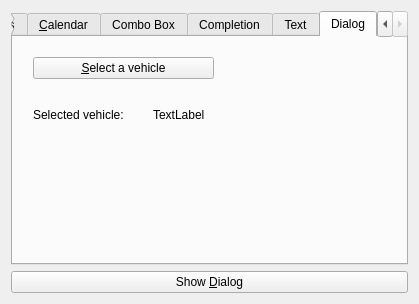
<?xml version="1.0" encoding="UTF-8"?>
<ui version="4.0">
 <class>MainWindow</class>
 <widget class="QMainWindow" name="MainWindow">
  <property name="geometry">
   <rect>
    <x>0</x>
    <y>0</y>
    <width>419</width>
    <height>304</height>
   </rect>
  </property>
  <property name="windowTitle">
   <string>MainWindow</string>
  </property>
  <widget class="QWidget" name="centralWidget">
   <layout class="QVBoxLayout" name="verticalLayout_3">
    <item>
     <widget class="QTabWidget" name="tabWidget">
      <property name="autoFillBackground">
       <bool>false</bool>
      </property>
      <property name="tabPosition">
       <enum>QTabWidget::North</enum>
      </property>
      <property name="tabShape">
       <enum>QTabWidget::Rounded</enum>
      </property>
      <property name="currentIndex">
       <number>5</number>
      </property>
      <widget class="QWidget" name="tab">
       <property name="sizePolicy">
        <sizepolicy hsizetype="MinimumExpanding" vsizetype="MinimumExpanding">
         <horstretch>0</horstretch>
         <verstretch>0</verstretch>
        </sizepolicy>
       </property>
       <property name="minimumSize">
        <size>
         <width>0</width>
         <height>0</height>
        </size>
       </property>
       <attribute name="title">
        <string>&amp;Auto-Slots</string>
       </attribute>
       <layout class="QHBoxLayout" name="horizontalLayout_2">
        <item>
         <layout class="QVBoxLayout" name="widgetsVBox_3">
          <item>
           <layout class="QVBoxLayout" name="verticalLayout_2">
            <item>
             <spacer name="horizontalSpacer_5">
              <property name="orientation">
               <enum>Qt::Horizontal</enum>
              </property>
              <property name="sizeHint" stdset="0">
               <size>
                <width>40</width>
                <height>20</height>
               </size>
              </property>
             </spacer>
            </item>
            <item>
             <widget class="QSlider" name="horizontalSlider">
              <property name="orientation">
               <enum>Qt::Horizontal</enum>
              </property>
             </widget>
            </item>
            <item>
             <widget class="QProgressBar" name="progressBar">
              <property name="value">
               <number>24</number>
              </property>
             </widget>
            </item>
           </layout>
          </item>
          <item>
           <spacer name="horizontalSpacer_6">
            <property name="orientation">
             <enum>Qt::Horizontal</enum>
            </property>
            <property name="sizeHint" stdset="0">
             <size>
              <width>40</width>
              <height>20</height>
             </size>
            </property>
           </spacer>
          </item>
          <item>
           <layout class="QHBoxLayout" name="horizontalLayout_3">
            <item>
             <widget class="QPushButton" name="pushBtn">
              <property name="text">
               <string>Change the text</string>
              </property>
             </widget>
            </item>
            <item>
             <widget class="QLineEdit" name="lineEdit"/>
            </item>
           </layout>
          </item>
         </layout>
        </item>
       </layout>
      </widget>
      <widget class="QWidget" name="tab_2">
       <attribute name="title">
        <string>&amp;Calendar</string>
       </attribute>
       <widget class="QCalendarWidget" name="calendarWidget">
        <property name="enabled">
         <bool>true</bool>
        </property>
        <property name="geometry">
         <rect>
          <x>10</x>
          <y>38</y>
          <width>280</width>
          <height>149</height>
         </rect>
        </property>
        <property name="sizePolicy">
         <sizepolicy hsizetype="Expanding" vsizetype="Expanding">
          <horstretch>0</horstretch>
          <verstretch>0</verstretch>
         </sizepolicy>
        </property>
       </widget>
       <widget class="QPushButton" name="toggleCalendarBtn">
        <property name="geometry">
         <rect>
          <x>10</x>
          <y>10</y>
          <width>200</width>
          <height>22</height>
         </rect>
        </property>
        <property name="minimumSize">
         <size>
          <width>200</width>
          <height>0</height>
         </size>
        </property>
        <property name="text">
         <string>Show Calenda&amp;r</string>
        </property>
       </widget>
      </widget>
      <widget class="QWidget" name="tab_3">
       <attribute name="title">
        <string>Combo Box</string>
       </attribute>
       <layout class="QGridLayout" name="gridLayout_2">
        <item row="0" column="0">
         <layout class="QHBoxLayout" name="horizontalLayout">
          <item>
           <widget class="QLabel" name="colorLabel">
            <property name="text">
             <string>TextLabel</string>
            </property>
           </widget>
          </item>
          <item>
           <widget class="QComboBox" name="colorsComboBox">
            <property name="styleSheet">
             <string notr="true"/>
            </property>
           </widget>
          </item>
         </layout>
        </item>
       </layout>
      </widget>
      <widget class="QWidget" name="tab_4">
       <attribute name="title">
        <string>Completion</string>
       </attribute>
       <layout class="QGridLayout" name="gridLayout">
        <item row="0" column="0">
         <layout class="QHBoxLayout" name="horizontalLayout_4">
          <item>
           <widget class="QLabel" name="completionLabel">
            <property name="text">
             <string>TextLabel</string>
            </property>
           </widget>
          </item>
          <item>
           <widget class="QComboBox" name="completionComboBox"/>
          </item>
         </layout>
        </item>
       </layout>
      </widget>
      <widget class="QWidget" name="tab_5">
       <attribute name="title">
        <string>Text</string>
       </attribute>
       <widget class="QTextBrowser" name="textBrowser">
        <property name="geometry">
         <rect>
          <x>10</x>
          <y>10</y>
          <width>256</width>
          <height>192</height>
         </rect>
        </property>
        <property name="html">
         <string>&lt;!DOCTYPE HTML PUBLIC &quot;-//W3C//DTD HTML 4.0//EN&quot; &quot;http://www.w3.org/TR/REC-html40/strict.dtd&quot;&gt;
&lt;html&gt;&lt;head&gt;&lt;meta name=&quot;qrichtext&quot; content=&quot;1&quot; /&gt;&lt;style type=&quot;text/css&quot;&gt;
p, li { white-space: pre-wrap; }
&lt;/style&gt;&lt;/head&gt;&lt;body style=&quot; font-family:'Sans Serif'; font-size:9pt; font-weight:400; font-style:normal;&quot;&gt;
&lt;p style=&quot; margin-top:0px; margin-bottom:0px; margin-left:0px; margin-right:0px; -qt-block-indent:0; text-indent:0px;&quot;&gt;This is a &lt;span style=&quot; font-style:italic;&quot;&gt;test&lt;/span&gt;.&lt;/p&gt;
&lt;p style=&quot;-qt-paragraph-type:empty; margin-top:0px; margin-bottom:0px; margin-left:0px; margin-right:0px; -qt-block-indent:0; text-indent:0px;&quot;&gt;&lt;br /&gt;&lt;/p&gt;
&lt;p style=&quot; margin-top:0px; margin-bottom:0px; margin-left:0px; margin-right:0px; -qt-block-indent:0; text-indent:0px;&quot;&gt;You &lt;span style=&quot; font-weight:600;&quot;&gt;should&lt;/span&gt; be able to read this.&lt;/p&gt;
&lt;p style=&quot;-qt-paragraph-type:empty; margin-top:0px; margin-bottom:0px; margin-left:0px; margin-right:0px; -qt-block-indent:0; text-indent:0px;&quot;&gt;&lt;br /&gt;&lt;/p&gt;
&lt;p style=&quot;-qt-paragraph-type:empty; margin-top:0px; margin-bottom:0px; margin-left:0px; margin-right:0px; -qt-block-indent:0; text-indent:0px;&quot;&gt;&lt;br /&gt;&lt;/p&gt;
&lt;p style=&quot; margin-top:0px; margin-bottom:0px; margin-left:0px; margin-right:0px; -qt-block-indent:0; text-indent:0px;&quot;&gt;Any &lt;span style=&quot; color:#ff5500;&quot;&gt;questions&lt;/span&gt;?&lt;/p&gt;&lt;/body&gt;&lt;/html&gt;</string>
        </property>
       </widget>
      </widget>
      <widget class="QWidget" name="tab_6">
       <attribute name="title">
        <string>Dialog</string>
       </attribute>
       <widget class="QPushButton" name="selectVehicleBtn">
        <property name="geometry">
         <rect>
          <x>20</x>
          <y>20</y>
          <width>181</width>
          <height>22</height>
         </rect>
        </property>
        <property name="text">
         <string>&amp;Select a vehicle</string>
        </property>
       </widget>
       <widget class="QLabel" name="label">
        <property name="geometry">
         <rect>
          <x>20</x>
          <y>70</y>
          <width>111</width>
          <height>16</height>
         </rect>
        </property>
        <property name="text">
         <string>Selected vehicle:</string>
        </property>
       </widget>
       <widget class="QLabel" name="selectedVehicleLabel">
        <property name="geometry">
         <rect>
          <x>140</x>
          <y>70</y>
          <width>241</width>
          <height>16</height>
         </rect>
        </property>
        <property name="text">
         <string>TextLabel</string>
        </property>
       </widget>
      </widget>
     </widget>
    </item>
    <item>
     <widget class="QPushButton" name="dialogButton">
      <property name="text">
       <string>Show &amp;Dialog</string>
      </property>
     </widget>
    </item>
   </layout>
  </widget>
  <widget class="QMenuBar" name="menuBar">
   <property name="geometry">
    <rect>
     <x>0</x>
     <y>0</y>
     <width>419</width>
     <height>19</height>
    </rect>
   </property>
  </widget>
 </widget>
 <layoutdefault spacing="6" margin="11"/>
 <resources/>
 <connections>
  <connection>
   <sender>horizontalSlider</sender>
   <signal>valueChanged(int)</signal>
   <receiver>progressBar</receiver>
   <slot>setValue(int)</slot>
   <hints>
    <hint type="sourcelabel">
     <x>65</x>
     <y>100</y>
    </hint>
    <hint type="destinationlabel">
     <x>90</x>
     <y>128</y>
    </hint>
   </hints>
  </connection>
 </connections>
</ui>
